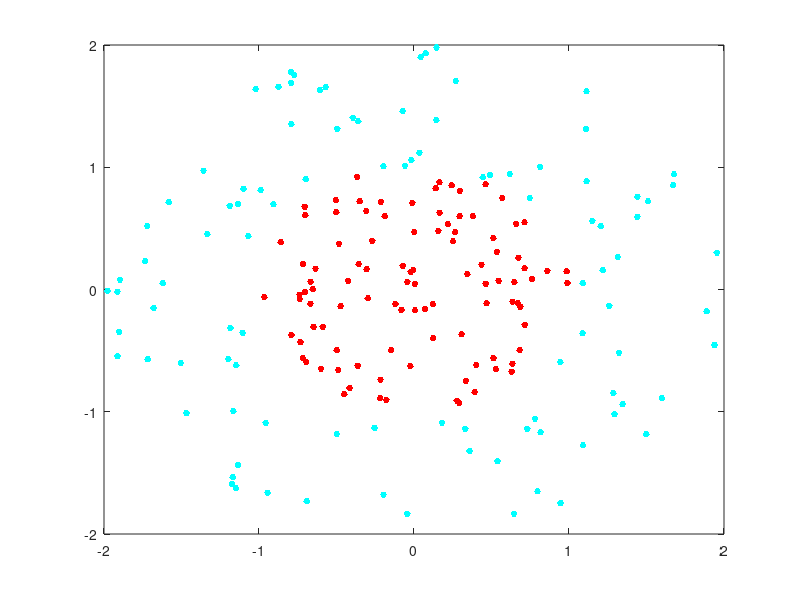

MATLAB code for this plot: (Note: this script raises an error after producing the figure.)

clear;clc;
close all;

rng(1); % For reproducibility
r = sqrt(rand(100,1)); % Radius
t = 2*pi*rand(100,1);  % Angle
data1 = [r.*cos(t), r.*sin(t)]; % Points

r2 = sqrt(3*rand(100,1)+1); % Radius
t2 = 2*pi*rand(100,1);      % Angle
data2 = [r2.*cos(t2), r2.*sin(t2)]; % points

r3 = sqrt(5*rand(100,1)+4); % Radius
t3 = 2*pi*rand(100,1);      % Angle
data3 = [r3.*cos(t3), r3.*sin(t3)]; % points

r4 = sqrt(7*rand(100,1)+9); % Radius
t4 = 2*pi*rand(100,1);      % Angle
data4 = [r4.*cos(t4), r4.*sin(t4)]; % points

figure;
h1 = plot(data1(:,1),data1(:,2),'r.','MarkerSize',15);
hold on
h2 = plot(data2(:,1),data2(:,2),'c.','MarkerSize',15);
%h3 = plot(data3(:,1),data3(:,2),'g.','MarkerSize',15); 
%h4 = plot(data4(:,1),data4(:,2),'b.','MarkerSize',15); 
ezpolar(@(x)1);ezpolar(@(x)2);%ezpolar(@(x)3); %ezpolar(@(x)4);
axis equal

trainX = [data1;data2];%;]; % data3 data4
labelX = ones(200,1);
labelX(101:200) = 2;
%labelX(201:300) = 3;
%labelX(301:400) = 4;

nsample =100;
r0 = sqrt(4*rand(nsample,1)); % Radius 16 9 4 1
t0 = 2*pi*rand(nsample,1);      % Angle
sample = [r0.*cos(t0), r0.*sin(t0)]; % points 
truelabel = ones(nsample,1);
for i=1:nsample 
    dist = sqrt(sum(sample(i,:).^2));
    if dist<=1
        truelabel(i) = 1;
    elseif dist <=2
        truelabel(i) = 2;
    elseif dist <=3
        truelabel(i) = 2;
    else
        truelabel(i) = 2;
    end
end

plot(sample(:,1),sample(:,2),'ko','MarkerSize',10)

%libsvm
% model = svmtrain(labelX,trainX);
% [labelY] = svmpredict(truelabel,sample,model);    

 [ svmclass] = mymultisvmtrain( trainX,labelX );
 [ labelY ] = mymultisvmclassify( svmclass, sample );
 
idx1 = find(labelY == 1);
idx2 = find(labelY == 2);
%idx3 = find(labelY == 3);
%idx4 = find(labelY == 4);
h5 = plot(sample(idx1,1),sample(idx1,2),'r*','MarkerSize',10);
h6 = plot(sample(idx2,1),sample(idx2,2),'c*','MarkerSize',10);
%h7 = plot(sample(idx3,1),sample(idx3,2),'g*','MarkerSize',10); 
%h8 = plot(sample(idx4,1),sample(idx4,2),'b*','MarkerSize',10);
% legend([h1,h2,h3,h4,h5,h6,h7,h8],...
%     {'1 (train)','2 (train)','3 (train)','4 (train)', '1 (classified)','2 (classified)','3 (classified)','4 (classified)'});

% legend([h1,h2,h3,h5,h6,h7],...
%     {'1 (train)','2 (train)','3 (train)', '1 (classified)','2 (classified)','3 (classified)'});

legend([h1,h2,h5,h6],...
    {'1 (train)','2 (train)', '1 (classified)','2 (classified)'});

hold off;  %

accuracy = sum((truelabel-labelY)==0)/nsample;
title(['Four Class - Accuracy = ' num2str(accuracy)]);

